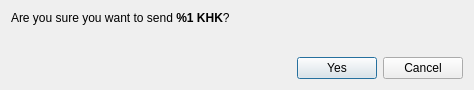
<?xml version="1.0" encoding="UTF-8"?>
<ui version="4.0">
 <class>ConfirmSendDialog</class>
 <widget class="QDialog" name="ConfirmSendDialog">
  <property name="windowModality">
   <enum>Qt::ApplicationModal</enum>
  </property>
  <property name="geometry">
   <rect>
    <x>0</x>
    <y>0</y>
    <width>474</width>
    <height>90</height>
   </rect>
  </property>
  <property name="windowTitle">
   <string>Confirm sending %1 KHK</string>
  </property>
  <layout class="QVBoxLayout" name="verticalLayout">
   <item>
    <layout class="QVBoxLayout" name="verticalLayout_2">
     <item>
      <widget class="QLabel" name="m_confirmLabel">
       <property name="text">
        <string>&lt;html&gt;&lt;head/&gt;&lt;body&gt;&lt;p&gt;Are you sure you want to send &lt;strong&gt;%1 KHK&lt;/strong&gt;?&lt;/p&gt;&lt;/body&gt;&lt;/html&gt;</string>
       </property>
       <property name="textFormat">
        <enum>Qt::RichText</enum>
       </property>
      </widget>
     </item>
     <item>
      <widget class="QLabel" name="m_paymentIdLabel">
       <property name="text">
        <string/>
       </property>
       <property name="textFormat">
        <enum>Qt::RichText</enum>
       </property>
      </widget>
     </item>
    </layout>
   </item>
   <item>
    <spacer name="verticalSpacer">
     <property name="orientation">
      <enum>Qt::Vertical</enum>
     </property>
     <property name="sizeHint" stdset="0">
      <size>
       <width>20</width>
       <height>40</height>
      </size>
     </property>
    </spacer>
   </item>
   <item>
    <layout class="QHBoxLayout" name="horizontalLayout_2">
     <item>
      <spacer name="horizontalSpacer">
       <property name="orientation">
        <enum>Qt::Horizontal</enum>
       </property>
       <property name="sizeHint" stdset="0">
        <size>
         <width>40</width>
         <height>20</height>
        </size>
       </property>
      </spacer>
     </item>
     <item>
      <widget class="QPushButton" name="m_okButton">
       <property name="text">
        <string>Yes</string>
       </property>
       <property name="icon">
        <iconset resource="../../resources.qrc">
         <normaloff>:/icons/transaction</normaloff>:/icons/transaction</iconset>
       </property>
      </widget>
     </item>
     <item>
      <widget class="QPushButton" name="m_cancelButton">
       <property name="text">
        <string>Cancel</string>
       </property>
       <property name="icon">
        <iconset resource="../../resources.qrc">
         <normaloff>:/icons/cancel</normaloff>:/icons/cancel</iconset>
       </property>
      </widget>
     </item>
    </layout>
   </item>
  </layout>
 </widget>
 <resources>
  <include location="../../resources.qrc"/>
 </resources>
 <connections>
  <connection>
   <sender>m_okButton</sender>
   <signal>clicked()</signal>
   <receiver>ConfirmSendDialog</receiver>
   <slot>accept()</slot>
   <hints>
    <hint type="sourcelabel">
     <x>500</x>
     <y>62</y>
    </hint>
    <hint type="destinationlabel">
     <x>276</x>
     <y>44</y>
    </hint>
   </hints>
  </connection>
  <connection>
   <sender>m_cancelButton</sender>
   <signal>clicked()</signal>
   <receiver>ConfirmSendDialog</receiver>
   <slot>reject()</slot>
   <hints>
    <hint type="sourcelabel">
     <x>417</x>
     <y>62</y>
    </hint>
    <hint type="destinationlabel">
     <x>276</x>
     <y>44</y>
    </hint>
   </hints>
  </connection>
 </connections>
</ui>
